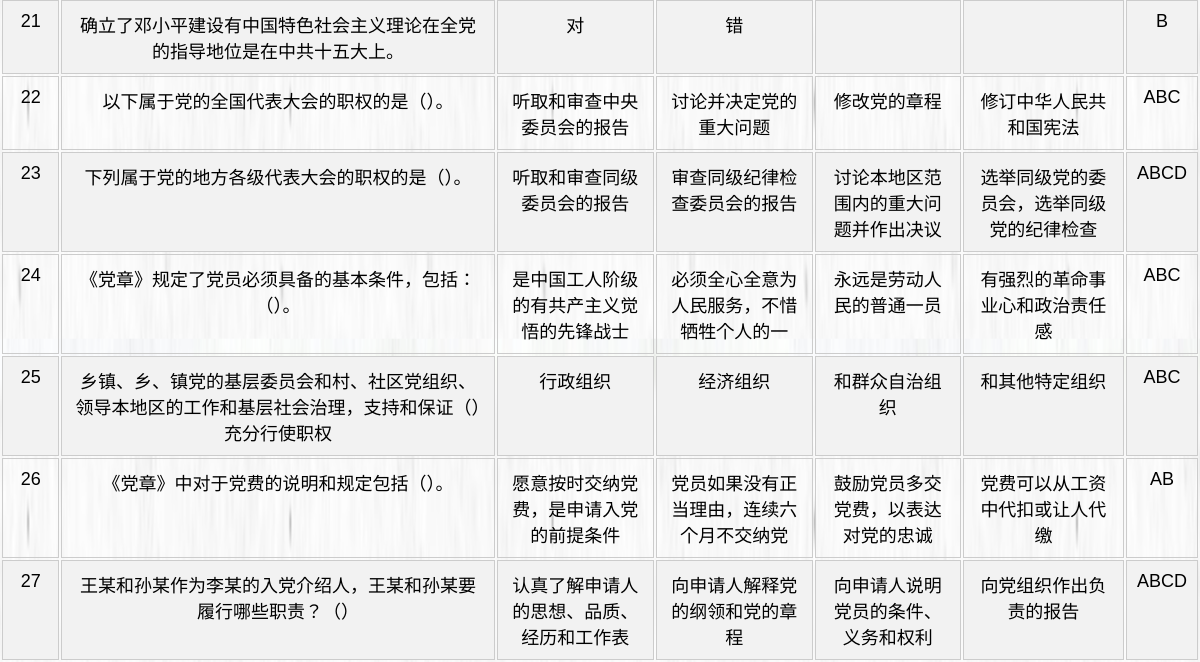
The page /PhpProject1/question/question.php (lower part) on the database as committed earlier.
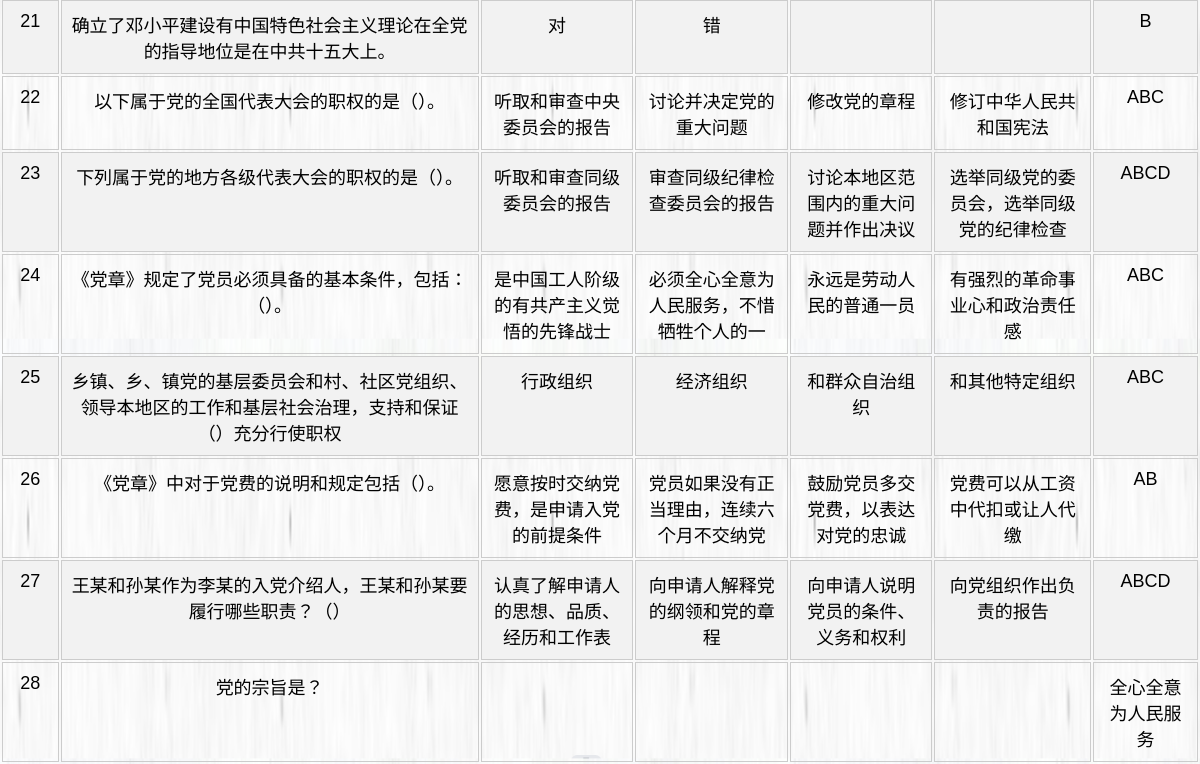
The same page on the database as committed later.
### tables this page shows
CREATE TABLE `question_bank` (
  `no` int(11) NOT NULL,
  `content` varchar(200) NOT NULL,
  `option1` varchar(20) NOT NULL,
  `option2` varchar(20) NOT NULL,
  `option3` varchar(20) NOT NULL,
  `option4` varchar(20) NOT NULL,
  `answer` varchar(20) NOT NULL
);

### PhpProject1/question/question.php (the view, shortened to what this page needs)
<?php
$servername = "localhost";
$username = "root";
$password = "";
$dbname = "sgm";
$conn = new mysqli($servername, $username, $password, $dbname);
$sql = "SELECT  * FROM question_bank order by no";
$result = $conn->query($sql);
?>
<!DOCTYPE html>
<html>
<head>
    <link rel="stylesheet" href="https://cdnjs.cloudflare.com/ajax/libs/sweetalert/1.1.3/sweetalert.min.css">
    <link rel="stylesheet" type="text/css" href="../style.css">
</head>
<body>
    <div style="text-align: center">
    <table  style="text-align: center">
        <tbody >
            <?php while ($row = $result->fetch_assoc()): ?>
                <tr>
                    <td><?php echo $row["no"]; ?></td>
                    <td><?php echo $row["content"]; ?></td>
                    <td><?php echo $row["option1"]; ?></td>
                    <td><?php echo $row["option2"]; ?></td>
                    <td><?php echo $row["option3"]; ?></td>
                    <td><?php echo $row["option4"]; ?></td>
                    <td><?php echo $row["answer"]; ?></td>
                </tr>
            <?php endwhile; ?>
        </tbody>
    </table>
        </div>
</body>
</html>

Rows that differ between the two databases and show on the page:
added question_bank: no "28", content "党的宗旨是？", answer "全心全意为人民服务"
